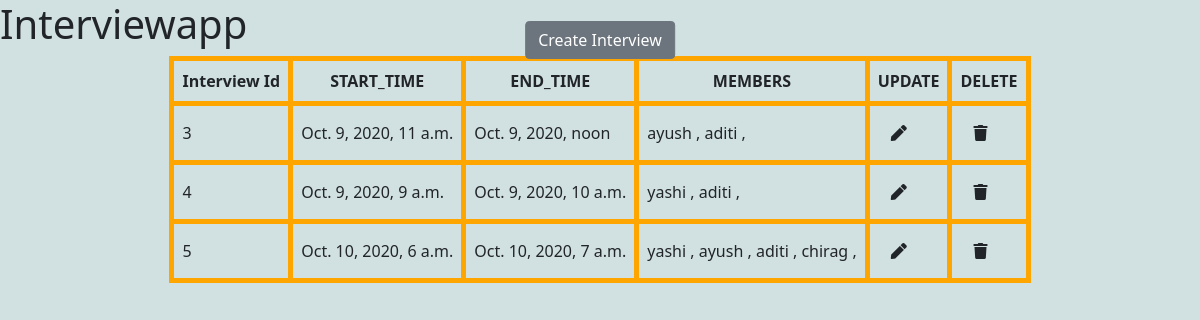
The page / on the database its author committed.
### SchedulerApp/models.py (models this page shows, shortened)
class Interview(models.Model):
	start = models.DateTimeField()
	end = models.DateTimeField()
	members = models.ManyToManyField(Member)

class Member(models.Model):
	name = models.CharField(max_length=200,null=True,blank=True)
	resume = models.FileField(upload_to="resume",blank = True)
	email = models.EmailField(max_length=200, null=True)
	def __str__(self):
		return self.name

### SchedulerApp/views.py (the view, shortened to what this page needs)
# urls.py: path('', InterviewCreate.as_view(), name='interview-create'),
class InterviewCreate(CreateView,ListView):
	model= Interview
	form_class = CreateForm
	context_object_name = 'interviews'
	template_name= 'SchedulerApp/index.html'
	success_url=reverse_lazy('interview-create')
	def get_context_data(self, **kwargs):
		context = super().get_context_data(**kwargs)
		queryset = super().get_queryset().values_list(flat=True)
		context['interviews']=context['interviews']
		context['count'] = context['interviews'].count()
		return context

### SchedulerApp/templates/SchedulerApp/index.html (shortened to what this page needs)
<!doctype html>
<html lang="en">
  <head>
    <link rel="stylesheet" href="https://use.fontawesome.com/releases/v5.3.1/css/all.css">
    <link href="https://cdn.jsdelivr.net/npm/bootstrap@5.1.3/dist/css/bootstrap.min.css" rel="stylesheet">
  </head>
  <body style="background-color: #d1e0e0">
    <h1>Interviewapp</h1>
    <button  class="btn btn-secondary" href="{% url 'interview-create' %}" data-bs-toggle="modal" data-bs-target="#exampleModal" style="position: fixed;
        top: 5%;
        left: 50%;
        transform: translate(-50%, -50%);">
  Create Interview
</button>
<table>
  <tr  >
    <th style="text-align:center; border: 5px solid orange;"> Interview Id</th>
    <th style="text-align:center; border: 5px solid orange;">START_TIME</th>
    <th style="text-align:center; border: 5px solid orange;">END_TIME</th>
    <th style="text-align:center; border: 5px solid orange;">MEMBERS</th>
    <th style="text-align:center; border: 5px solid orange;"> UPDATE </th>
    <th style="text-align:center;border: 5px solid orange;"> DELETE </th>
  </tr>
{% for interview in interviews %}
<tr>
<td >{{interview.id}}</td>
<td > {{interview.start}}</td>
<td >{{interview.end}}</td>
<td>
{% for objs in interview.members.all %}
    {{ objs.name}} ,
{% endfor %}</td>
<td >
   <button class="btn"  href="{% url 'interview-update' interview.id %}" data-bs-toggle="modal" data-bs-target="#exampleM">
  <i class="fas fa-pen"></i>
</button>
</td>
<td>
      <form action="{% url 'interview-delete' interview.id  %}" method="post" >
       <button type="submit"  onclick="return confirm('Are you sure?');"  class="btn" ><i class="fa fa-trash"></i></button></form>
</td>
</tr>
{% endfor %}
</table>
</body>
</html>

### SchedulerApp/templates/SchedulerApp/index.html (style rules this page uses)
table { margin: 0 auto; border-collapse: collapse; }
table td { padding: 0.5rem; border: 5px solid orange; }
table th { padding: 0.5rem; border: 5px solid ForestGreen; }

### rows shown on the page
Interview: id "3", start "Oct. 9, 2020, 11 a.m.", end "Oct. 9, 2020, noon"
Member: name "ayush"
Member: name "aditi"
Interview: id "4", start "Oct. 9, 2020, 9 a.m.", end "Oct. 9, 2020, 10 a.m."
Member: name "yashi"
Interview: id "5", start "Oct. 10, 2020, 6 a.m.", end "Oct. 10, 2020, 7 a.m."
Member: name "chirag"
